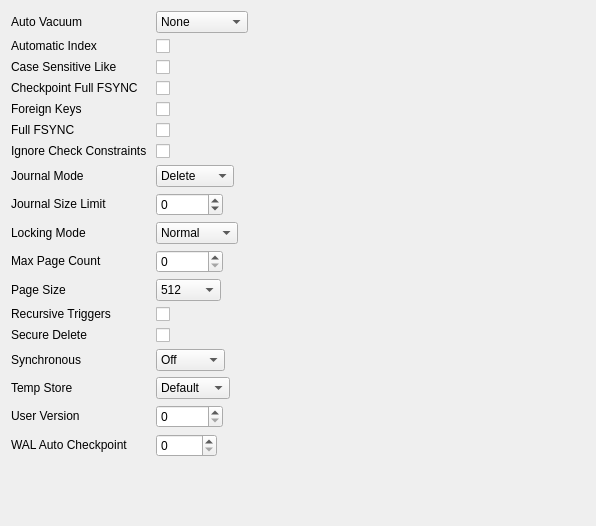
          <widget class="QWidget" name="scrollAreaWidgetContents">
           <property name="geometry">
            <rect>
             <x>0</x>
             <y>0</y>
             <width>596</width>
             <height>526</height>
            </rect>
           </property>
           <layout class="QFormLayout" name="formLayout">
            <property name="fieldGrowthPolicy">
             <enum>QFormLayout::ExpandingFieldsGrow</enum>
            </property>
            <item row="0" column="0">
             <widget class="QLabel" name="labelPragmaAutoVacuum">
              <property name="text">
               <string notr="true">&lt;html&gt;&lt;head/&gt;&lt;body&gt;&lt;p&gt;Auto Vacuum &lt;a href=&quot;http://www.sqlite.org/pragma.html#pragma_auto_vacuum&quot;&gt;&lt;img src=&quot;:/icons/whatis&quot;/&gt;&lt;/a&gt;&lt;/p&gt;&lt;/body&gt;&lt;/html&gt;</string>
              </property>
              <property name="openExternalLinks">
               <bool>true</bool>
              </property>
              <property name="textInteractionFlags">
               <set>Qt::LinksAccessibleByMouse</set>
              </property>
              <property name="buddy">
               <cstring>comboboxPragmaAutoVacuum</cstring>
              </property>
             </widget>
            </item>
            <item row="0" column="1">
             <widget class="QComboBox" name="comboboxPragmaAutoVacuum">
              <item>
               <property name="text">
                <string notr="true">None</string>
               </property>
              </item>
              <item>
               <property name="text">
                <string notr="true">Full</string>
               </property>
              </item>
              <item>
               <property name="text">
                <string notr="true">Incremental</string>
               </property>
              </item>
             </widget>
            </item>
            <item row="1" column="0">
             <widget class="QLabel" name="labelPragmaAutomaticIndex">
              <property name="text">
               <string notr="true">&lt;html&gt;&lt;head/&gt;&lt;body&gt;&lt;p&gt;Automatic Index &lt;a href=&quot;http://www.sqlite.org/pragma.html#pragma_automatic_index&quot;&gt;&lt;img src=&quot;:/icons/whatis&quot;/&gt;&lt;/a&gt;&lt;/p&gt;&lt;/body&gt;&lt;/html&gt;</string>
              </property>
              <property name="openExternalLinks">
               <bool>true</bool>
              </property>
              <property name="buddy">
               <cstring>checkboxPragmaAutomaticIndex</cstring>
              </property>
             </widget>
            </item>
            <item row="1" column="1">
             <widget class="QCheckBox" name="checkboxPragmaAutomaticIndex">
              <property name="text">
               <string/>
              </property>
             </widget>
            </item>
            <item row="2" column="0">
             <widget class="QLabel" name="labelPragmaCaseSensitiveLike">
              <property name="text">
               <string notr="true">&lt;html&gt;&lt;head/&gt;&lt;body&gt;&lt;p&gt;Case Sensitive Like &lt;a href=&quot;https://www.sqlite.org/pragma.html#pragma_case_sensitive_like&quot;&gt;&lt;img src=&quot;:/icons/whatis&quot;/&gt;&lt;/a&gt;&lt;/a&gt;&lt;/p&gt;&lt;/body&gt;&lt;/html&gt;</string>
              </property>
              <property name="openExternalLinks">
               <bool>true</bool>
              </property>
              <property name="buddy">
               <cstring>checkboxPragmaCaseSensitiveLike</cstring>
              </property>
             </widget>
            </item>
            <item row="2" column="1">
             <widget class="QCheckBox" name="checkboxPragmaCaseSensitiveLike">
              <property name="toolTip">
               <string>Warning: this pragma is not readable and this value has been inferred. Writing the pragma might overwrite a redefined LIKE provided by an SQLite extension.</string>
              </property>
              <property name="text">
               <string/>
              </property>
             </widget>
            </item>
            <item row="3" column="0">
             <widget class="QLabel" name="labelPragmaCheckpointFullFsync">
              <property name="text">
               <string notr="true">&lt;html&gt;&lt;head/&gt;&lt;body&gt;&lt;p&gt;Checkpoint Full FSYNC &lt;a href=&quot;https://www.sqlite.org/pragma.html#pragma_checkpoint_fullfsync&quot;&gt;&lt;img src=&quot;:/icons/whatis&quot;/&gt;&lt;/a&gt;&lt;/a&gt;&lt;/p&gt;&lt;/body&gt;&lt;/html&gt;</string>
              </property>
              <property name="openExternalLinks">
               <bool>true</bool>
              </property>
              <property name="buddy">
               <cstring>checkboxPragmaCheckpointFullFsync</cstring>
              </property>
             </widget>
            </item>
            <item row="3" column="1">
             <widget class="QCheckBox" name="checkboxPragmaCheckpointFullFsync">
              <property name="text">
               <string/>
              </property>
             </widget>
            </item>
            <item row="4" column="0">
             <widget class="QLabel" name="labelPragmaForeignKeys">
              <property name="text">
               <string notr="true">&lt;html&gt;&lt;head/&gt;&lt;body&gt;&lt;p&gt;Foreign Keys &lt;a href=&quot;https://www.sqlite.org/pragma.html#pragma_foreign_keys&quot;&gt;&lt;img src=&quot;:/icons/whatis&quot;/&gt;&lt;/a&gt;&lt;/a&gt;&lt;/p&gt;&lt;/body&gt;&lt;/html&gt;</string>
              </property>
              <property name="openExternalLinks">
               <bool>true</bool>
              </property>
              <property name="buddy">
               <cstring>checkboxPragmaForeignKeys</cstring>
              </property>
             </widget>
            </item>
            <item row="4" column="1">
             <widget class="QCheckBox" name="checkboxPragmaForeignKeys">
              <property name="text">
               <string/>
              </property>
             </widget>
            </item>
            <item row="5" column="0">
             <widget class="QLabel" name="labelPragmaFullFsync">
              <property name="text">
               <string notr="true">&lt;html&gt;&lt;head/&gt;&lt;body&gt;&lt;p&gt;Full FSYNC &lt;a href=&quot;https://www.sqlite.org/pragma.html#pragma_fullfsync&quot;&gt;&lt;img src=&quot;:/icons/whatis&quot;/&gt;&lt;/a&gt;&lt;/a&gt;&lt;/p&gt;&lt;/body&gt;&lt;/html&gt;</string>
              </property>
              <property name="openExternalLinks">
               <bool>true</bool>
              </property>
              <property name="buddy">
               <cstring>checkboxPragmaFullFsync</cstring>
              </property>
             </widget>
            </item>
            <item row="5" column="1">
             <widget class="QCheckBox" name="checkboxPragmaFullFsync">
              <property name="text">
               <string/>
              </property>
             </widget>
            </item>
            <item row="6" column="0">
             <widget class="QLabel" name="labelPragmaIgnoreCheckConstraints">
              <property name="text">
               <string notr="true">&lt;html&gt;&lt;head/&gt;&lt;body&gt;&lt;p&gt;Ignore Check Constraints &lt;a href=&quot;https://www.sqlite.org/pragma.html#pragma_ignore_check_constraints&quot;&gt;&lt;img src=&quot;:/icons/whatis&quot;/&gt;&lt;/a&gt;&lt;/a&gt;&lt;/p&gt;&lt;/body&gt;&lt;/html&gt;</string>
              </property>
              <property name="openExternalLinks">
               <bool>true</bool>
              </property>
              <property name="buddy">
               <cstring>checkboxPragmaIgnoreCheckConstraints</cstring>
              </property>
             </widget>
            </item>
            <item row="6" column="1">
             <widget class="QCheckBox" name="checkboxPragmaIgnoreCheckConstraints">
              <property name="text">
               <string/>
              </property>
             </widget>
            </item>
            <item row="7" column="0">
             <widget class="QLabel" name="labelPragmaJournalMode">
              <property name="text">
               <string notr="true">&lt;html&gt;&lt;head/&gt;&lt;body&gt;&lt;p&gt;Journal Mode &lt;a href=&quot;https://www.sqlite.org/pragma.html#pragma_journal_mode&quot;&gt;&lt;img src=&quot;:/icons/whatis&quot;/&gt;&lt;/a&gt;&lt;/a&gt;&lt;/p&gt;&lt;/body&gt;&lt;/html&gt;</string>
              </property>
              <property name="openExternalLinks">
               <bool>true</bool>
              </property>
              <property name="buddy">
               <cstring>comboboxPragmaJournalMode</cstring>
              </property>
             </widget>
            </item>
            <item row="7" column="1">
             <widget class="QComboBox" name="comboboxPragmaJournalMode">
              <item>
               <property name="text">
                <string notr="true">Delete</string>
               </property>
              </item>
              <item>
               <property name="text">
                <string notr="true">Truncate</string>
               </property>
              </item>
              <item>
               <property name="text">
                <string notr="true">Persist</string>
               </property>
              </item>
              <item>
               <property name="text">
                <string notr="true">Memory</string>
               </property>
              </item>
              <item>
               <property name="text">
                <string notr="true">WAL</string>
               </property>
              </item>
              <item>
               <property name="text">
                <string notr="true">Off</string>
               </property>
              </item>
             </widget>
            </item>
            <item row="8" column="0">
             <widget class="QLabel" name="labelJournalSizeLimit">
              <property name="text">
               <string notr="true">&lt;html&gt;&lt;head/&gt;&lt;body&gt;&lt;p&gt;Journal Size Limit &lt;a href=&quot;https://www.sqlite.org/pragma.html#pragma_journal_size_limit&quot;&gt;&lt;img src=&quot;:/icons/whatis&quot;/&gt;&lt;/a&gt;&lt;/a&gt;&lt;/p&gt;&lt;/body&gt;&lt;/html&gt;</string>
              </property>
              <property name="openExternalLinks">
               <bool>true</bool>
              </property>
              <property name="buddy">
               <cstring>spinPragmaJournalSizeLimit</cstring>
              </property>
             </widget>
            </item>
            <item row="8" column="1">
             <widget class="QSpinBox" name="spinPragmaJournalSizeLimit">
              <property name="minimum">
               <number>-1</number>
              </property>
              <property name="maximum">
               <number>100000</number>
              </property>
             </widget>
            </item>
            <item row="9" column="0">
             <widget class="QLabel" name="labelPragmaLockingMode">
              <property name="text">
               <string notr="true">&lt;html&gt;&lt;head/&gt;&lt;body&gt;&lt;p&gt;Locking Mode &lt;a href=&quot;https://www.sqlite.org/pragma.html#pragma_locking_mode&quot;&gt;&lt;img src=&quot;:/icons/whatis&quot;/&gt;&lt;/a&gt;&lt;/a&gt;&lt;/p&gt;&lt;/body&gt;&lt;/html&gt;</string>
              </property>
              <property name="openExternalLinks">
               <bool>true</bool>
              </property>
              <property name="buddy">
               <cstring>comboboxPragmaLockingMode</cstring>
              </property>
             </widget>
            </item>
            <item row="9" column="1">
             <widget class="QComboBox" name="comboboxPragmaLockingMode">
              <item>
               <property name="text">
                <string notr="true">Normal</string>
               </property>
              </item>
              <item>
               <property name="text">
                <string notr="true">Exclusive</string>
               </property>
              </item>
             </widget>
            </item>
            <item row="10" column="0">
             <widget class="QLabel" name="labelPragmaMaxPageCount">
              <property name="text">
               <string notr="true">&lt;html&gt;&lt;head/&gt;&lt;body&gt;&lt;p&gt;Max Page Count &lt;a href=&quot;https://www.sqlite.org/pragma.html#pragma_max_page_count&quot;&gt;&lt;img src=&quot;:/icons/whatis&quot;/&gt;&lt;/a&gt;&lt;/a&gt;&lt;/p&gt;&lt;/body&gt;&lt;/html&gt;</string>
              </property>
              <property name="openExternalLinks">
               <bool>true</bool>
              </property>
              <property name="buddy">
               <cstring>spinPragmaMaxPageCount</cstring>
              </property>
             </widget>
            </item>
            <item row="10" column="1">
             <widget class="QSpinBox" name="spinPragmaMaxPageCount">
              <property name="maximum">
               <number>2000000000</number>
              </property>
             </widget>
            </item>
            <item row="11" column="0">
             <widget class="QLabel" name="labelPragmaPageSize">
              <property name="text">
               <string notr="true">&lt;html&gt;&lt;head/&gt;&lt;body&gt;&lt;p&gt;Page Size &lt;a href=&quot;https://www.sqlite.org/pragma.html#pragma_page_size&quot;&gt;&lt;img src=&quot;:/icons/whatis&quot;/&gt;&lt;/a&gt;&lt;/a&gt;&lt;/p&gt;&lt;/body&gt;&lt;/html&gt;</string>
              </property>
              <property name="openExternalLinks">
               <bool>true</bool>
              </property>
              <property name="buddy">
               <cstring>comboPragmaPageSize</cstring>
              </property>
             </widget>
            </item>
            <item row="11" column="1">
             <widget class="QComboBox" name="comboPragmaPageSize">
              <item>
               <property name="text">
                <string notr="true">512</string>
               </property>
              </item>
              <item>
               <property name="text">
                <string notr="true">1024</string>
               </property>
              </item>
              <item>
               <property name="text">
                <string notr="true">2048</string>
               </property>
              </item>
              <item>
               <property name="text">
                <string notr="true">4096</string>
               </property>
              </item>
              <item>
               <property name="text">
                <string notr="true">8192</string>
               </property>
              </item>
              <item>
               <property name="text">
                <string notr="true">16384</string>
               </property>
              </item>
              <item>
               <property name="text">
                <string notr="true">32768</string>
               </property>
              </item>
              <item>
               <property name="text">
                <string notr="true">65536</string>
               </property>
              </item>
             </widget>
            </item>
            <item row="12" column="0">
             <widget class="QLabel" name="labelPragmaRecursiveTriggers">
              <property name="text">
               <string notr="true">&lt;html&gt;&lt;head/&gt;&lt;body&gt;&lt;p&gt;Recursive Triggers &lt;a href=&quot;https://www.sqlite.org/pragma.html#pragma_recursive_triggers&quot;&gt;&lt;img src=&quot;:/icons/whatis&quot;/&gt;&lt;/a&gt;&lt;/a&gt;&lt;/p&gt;&lt;/body&gt;&lt;/html&gt;</string>
              </property>
              <property name="openExternalLinks">
               <bool>true</bool>
              </property>
              <property name="buddy">
               <cstring>checkboxPragmaRecursiveTriggers</cstring>
              </property>
             </widget>
            </item>
            <item row="12" column="1">
             <widget class="QCheckBox" name="checkboxPragmaRecursiveTriggers">
              <property name="text">
               <string/>
              </property>
             </widget>
            </item>
            <item row="13" column="0">
             <widget class="QLabel" name="labelPragmaSecureDelete">
              <property name="text">
               <string notr="true">&lt;html&gt;&lt;head/&gt;&lt;body&gt;&lt;p&gt;Secure Delete &lt;a href=&quot;https://www.sqlite.org/pragma.html#pragma_secure_delete&quot;&gt;&lt;img src=&quot;:/icons/whatis&quot;/&gt;&lt;/a&gt;&lt;/a&gt;&lt;/p&gt;&lt;/body&gt;&lt;/html&gt;</string>
              </property>
              <property name="openExternalLinks">
               <bool>true</bool>
              </property>
              <property name="buddy">
               <cstring>checkboxPragmaSecureDelete</cstring>
              </property>
             </widget>
            </item>
            <item row="13" column="1">
             <widget class="QCheckBox" name="checkboxPragmaSecureDelete">
              <property name="text">
               <string/>
              </property>
             </widget>
            </item>
            <item row="14" column="0">
             <widget class="QLabel" name="labelPragmaSynchronous">
              <property name="text">
               <string notr="true">&lt;html&gt;&lt;head/&gt;&lt;body&gt;&lt;p&gt;Synchronous &lt;a href=&quot;https://www.sqlite.org/pragma.html#pragma_synchronous&quot;&gt;&lt;img src=&quot;:/icons/whatis&quot;/&gt;&lt;/a&gt;&lt;/a&gt;&lt;/p&gt;&lt;/body&gt;&lt;/html&gt;</string>
              </property>
              <property name="openExternalLinks">
               <bool>true</bool>
              </property>
              <property name="buddy">
               <cstring>comboboxPragmaSynchronous</cstring>
              </property>
             </widget>
            </item>
            <item row="14" column="1">
             <widget class="QComboBox" name="comboboxPragmaSynchronous">
              <item>
               <property name="text">
                <string notr="true">Off</string>
               </property>
              </item>
              <item>
               <property name="text">
                <string notr="true">Normal</string>
               </property>
              </item>
              <item>
               <property name="text">
                <string notr="true">Full</string>
               </property>
              </item>
             </widget>
            </item>
            <item row="15" column="0">
             <widget class="QLabel" name="labelPragmaTempStore">
              <property name="text">
               <string notr="true">&lt;html&gt;&lt;head/&gt;&lt;body&gt;&lt;p&gt;Temp Store &lt;a href=&quot;https://www.sqlite.org/pragma.html#pragma_temp_store&quot;&gt;&lt;img src=&quot;:/icons/whatis&quot;/&gt;&lt;/a&gt;&lt;/a&gt;&lt;/p&gt;&lt;/body&gt;&lt;/html&gt;</string>
              </property>
              <property name="openExternalLinks">
               <bool>true</bool>
              </property>
              <property name="buddy">
               <cstring>comboboxPragmaTempStore</cstring>
              </property>
             </widget>
            </item>
            <item row="15" column="1">
             <widget class="QComboBox" name="comboboxPragmaTempStore">
              <item>
               <property name="text">
                <string notr="true">Default</string>
               </property>
              </item>
              <item>
               <property name="text">
                <string notr="true">File</string>
               </property>
              </item>
              <item>
               <property name="text">
                <string notr="true">Memory</string>
               </property>
              </item>
             </widget>
            </item>
            <item row="16" column="0">
             <widget class="QLabel" name="labelPragmaUserVersion">
              <property name="text">
               <string notr="true">&lt;html&gt;&lt;head/&gt;&lt;body&gt;&lt;p&gt;User Version &lt;a href=&quot;https://www.sqlite.org/pragma.html#pragma_user_version&quot;&gt;&lt;img src=&quot;:/icons/whatis&quot;/&gt;&lt;/a&gt;&lt;/a&gt;&lt;/p&gt;&lt;/body&gt;&lt;/html&gt;</string>
              </property>
              <property name="openExternalLinks">
               <bool>true</bool>
              </property>
              <property name="buddy">
               <cstring>spinPragmaUserVersion</cstring>
              </property>
             </widget>
            </item>
            <item row="16" column="1">
             <widget class="QSpinBox" name="spinPragmaUserVersion">
              <property name="maximum">
               <number>2147483647</number>
              </property>
             </widget>
            </item>
            <item row="17" column="0">
             <widget class="QLabel" name="labelPragmaWalAutoCheckpoint">
              <property name="text">
               <string notr="true">&lt;html&gt;&lt;head/&gt;&lt;body&gt;&lt;p&gt;WAL Auto Checkpoint &lt;a href=&quot;https://www.sqlite.org/pragma.html#pragma_wal_autocheckpoint&quot;&gt;&lt;img src=&quot;:/icons/whatis&quot;/&gt;&lt;/a&gt;&lt;/a&gt;&lt;/p&gt;&lt;/body&gt;&lt;/html&gt;</string>
              </property>
              <property name="openExternalLinks">
               <bool>true</bool>
              </property>
              <property name="buddy">
               <cstring>spinPragmaWalAutoCheckpoint</cstring>
              </property>
             </widget>
            </item>
            <item row="17" column="1">
             <widget class="QSpinBox" name="spinPragmaWalAutoCheckpoint">
              <property name="maximum">
               <number>10000</number>
              </property>
             </widget>
            </item>
           </layout>
          </widget>
